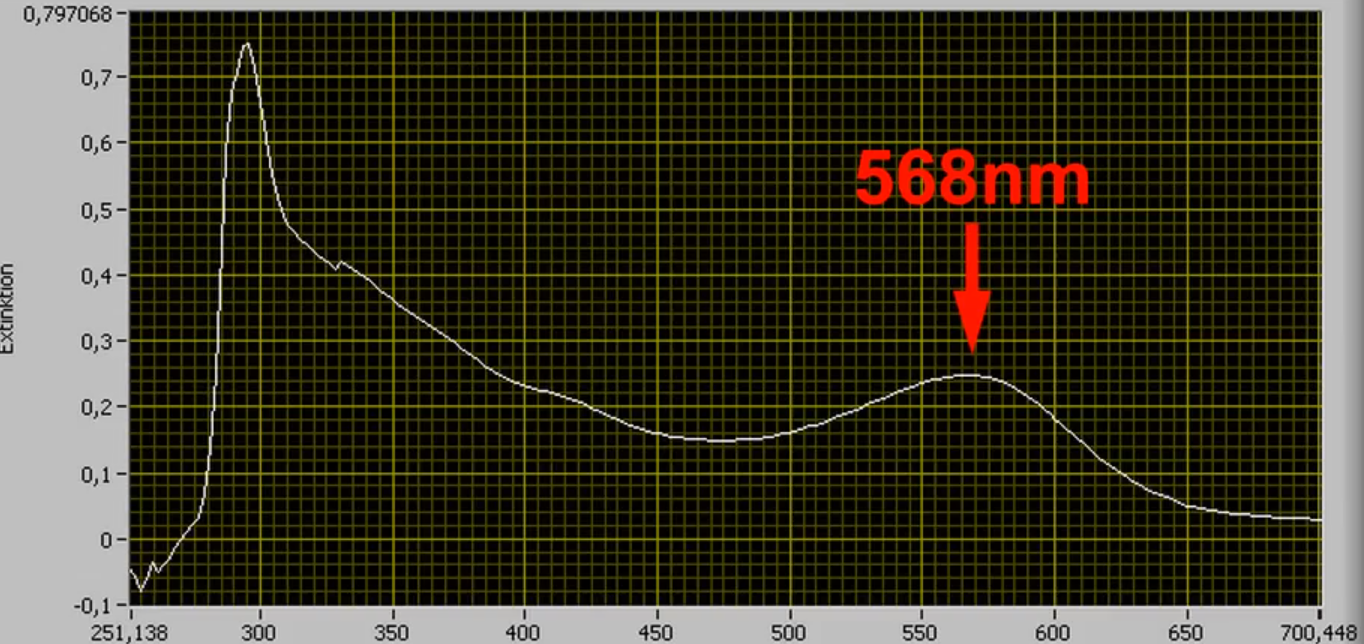
#> input picture Latex/Spektrum.png, 1364 x 644 px, found by its file name
$ python 'data export.py'
#> lines starting #> are read from the running program, lines starting #| are printed output that depends on the picture; after the words box and inside, x2 and y2 are one past the last pixel; in counts of white or black regions, pixels touching at a corner belong together
import cv2
import numpy as np
import matplotlib.pyplot as plt

# Bild laden
image_path = '/Spektrum.png'
image = cv2.imread(image_path)
#> image is the input picture: shape (644, 1364, 3); mean B, G, R 40.7, 56.4, 60

# Bild in Graustufen umwandeln
gray = cv2.cvtColor(image, cv2.COLOR_BGR2GRAY)
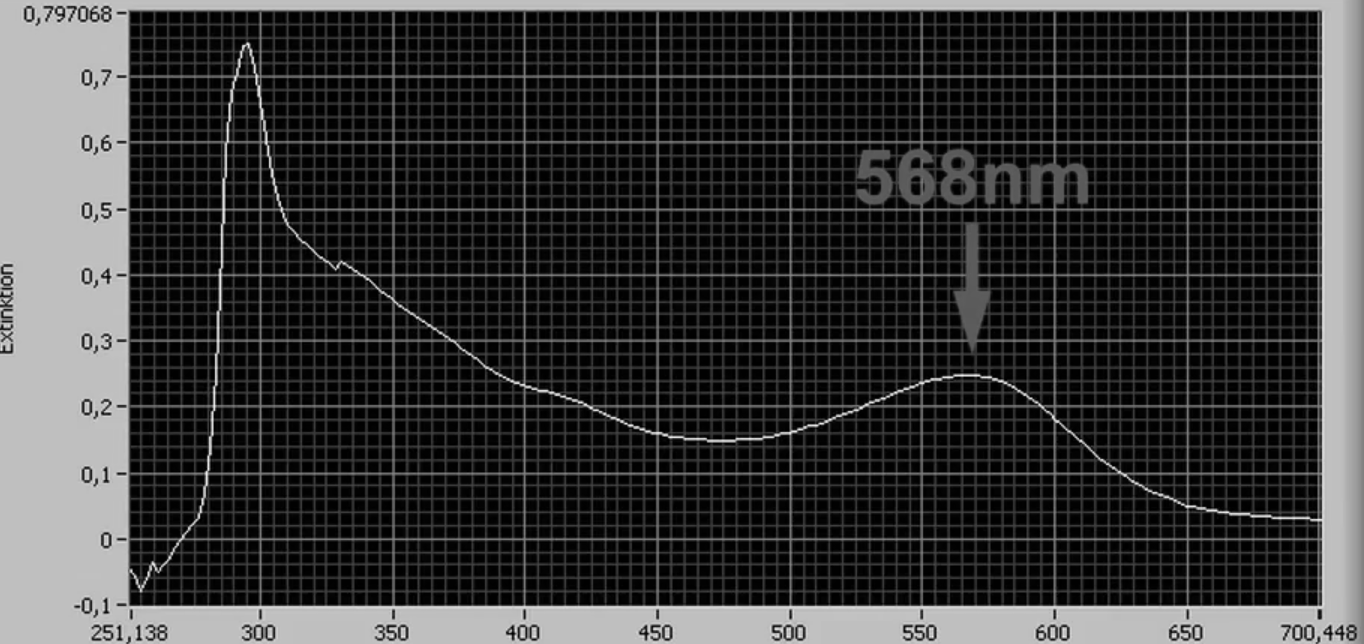
#> gray: shape (644, 1364); min 0, max 244, mean 55.7

# Kanten im Bild erkennen
edges = cv2.Canny(gray, 50, 150)
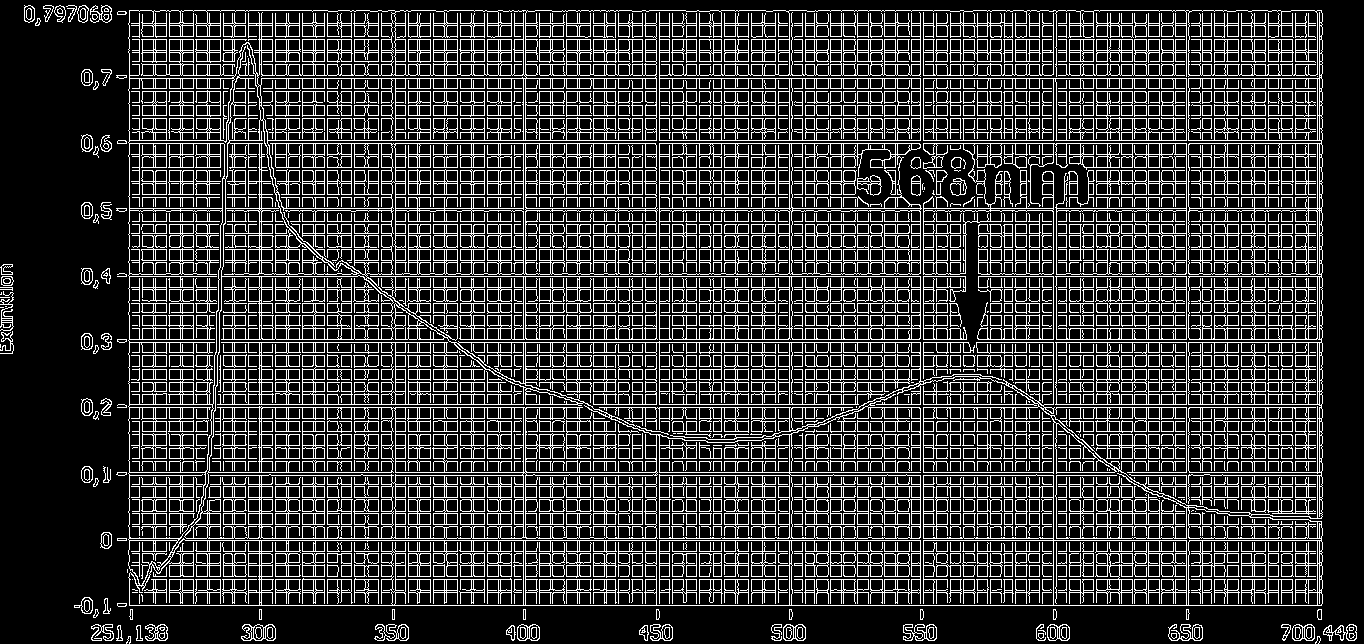
#> edges: shape (644, 1364); 20.9% white in thin lines or dots

# Konturen finden
contours, _ = cv2.findContours(edges, cv2.RETR_TREE, cv2.CHAIN_APPROX_SIMPLE)
#> contours = 5261 contours, 1493 with area under 20; largest, box (x1, y1, x2, y2) and area: (128, 10, 1323, 606) 709146, (267, 10, 1323, 519) 220121, (171, 178, 1322, 606) 51192, (659, 143, 922, 275) 33054, (208, 276, 657, 473) 17940

# Größte Kontur finden (das ist wahrscheinlich der Graph)
largest_contour = max(contours, key=cv2.contourArea)
#> largest_contour = contour of 726 points, box (x1, y1, x2, y2) (128, 10, 1323, 606), area 709146

# Bounding Box um die größte Kontur
x, y, w, h = cv2.boundingRect(largest_contour)
#> x = 128; y = 10; w = 1195; h = 596

# Bereich des Graphen extrahieren
graph_roi = gray[y:y+h, x:x+w]
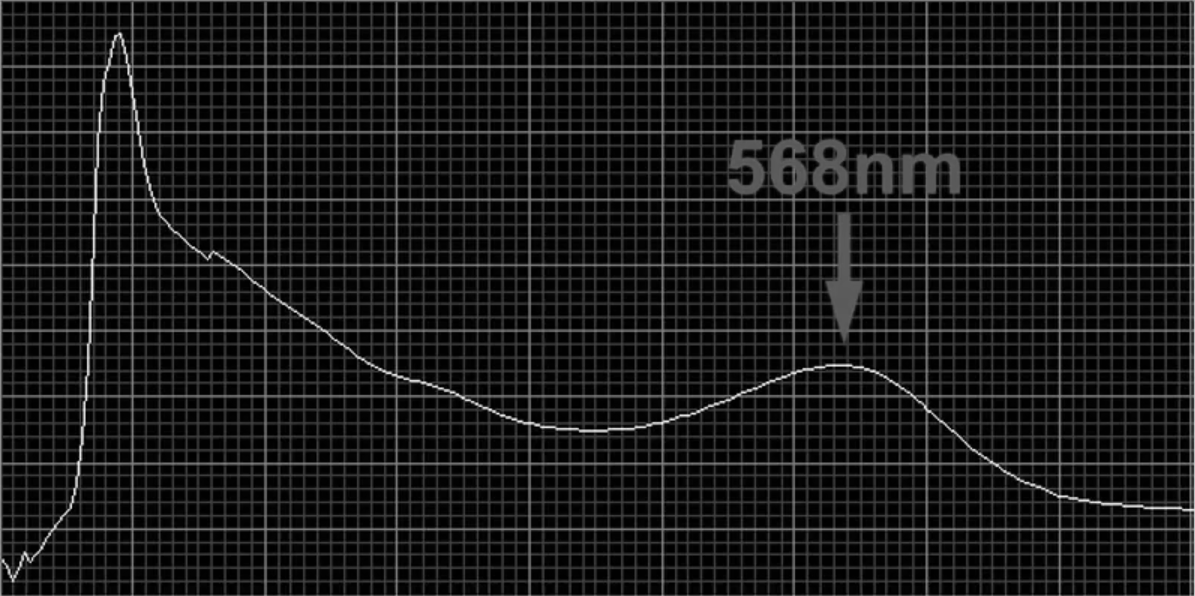
#> graph_roi: shape (596, 1195); min 0, max 244, mean 25.9

# Konturen im Bereich des Graphen finden
graph_contours, _ = cv2.findContours(graph_roi, cv2.RETR_TREE, cv2.CHAIN_APPROX_SIMPLE)
#> graph_contours = 3721 contours, 3397 with area under 20; largest, box (x1, y1, x2, y2) and area: (0, 0, 1195, 596) 710430, (41, 2, 53, 13) 82, (624, 531, 635, 541) 77, (1086, 555, 1097, 566) 76, (253, 399, 264, 409) 74

# Größte Kontur im Bereich des Graphen finden (das ist die Linie des Graphen)
graph_line_contour = max(graph_contours, key=cv2.contourArea)
#> graph_line_contour = [[0, 0], [0, 595], [1194, 595], [1194, 0]]

# Koordinaten der Punkte auf der Linie extrahieren
graph_points = graph_line_contour[:, 0, :]
#> graph_points = [[0, 0], [0, 595], [1194, 595], [1194, 0]]

# Plot der extrahierten Punkte
plt.figure(figsize=(10, 5))
plt.imshow(gray, cmap='gray')
plt.plot(graph_points[:, 0] + x, graph_points[:, 1] + y, color='red')
plt.title('Extracted Graph Line')
plt.show()
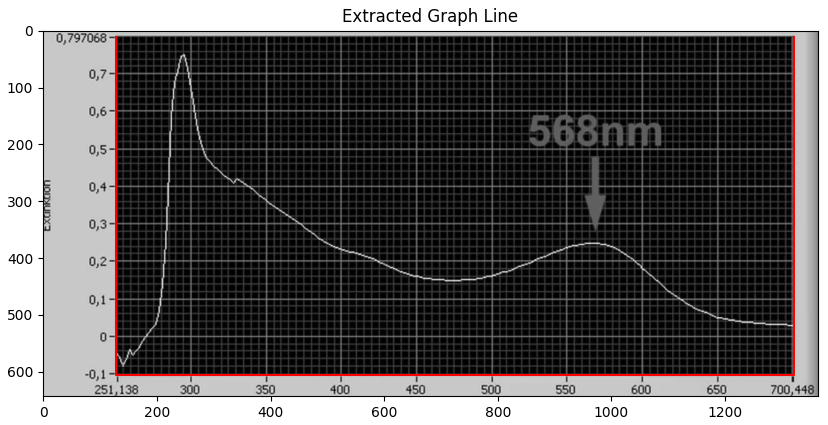
#> figure drawn by matplotlib, 1 panel

# Zurückgeben der extrahierten Punkte für die weitere Verarbeitung
graph_points, (x, y, w, h)

$ run again, with Latex/Data picture.JPG saved as Latex/Spektrum.png
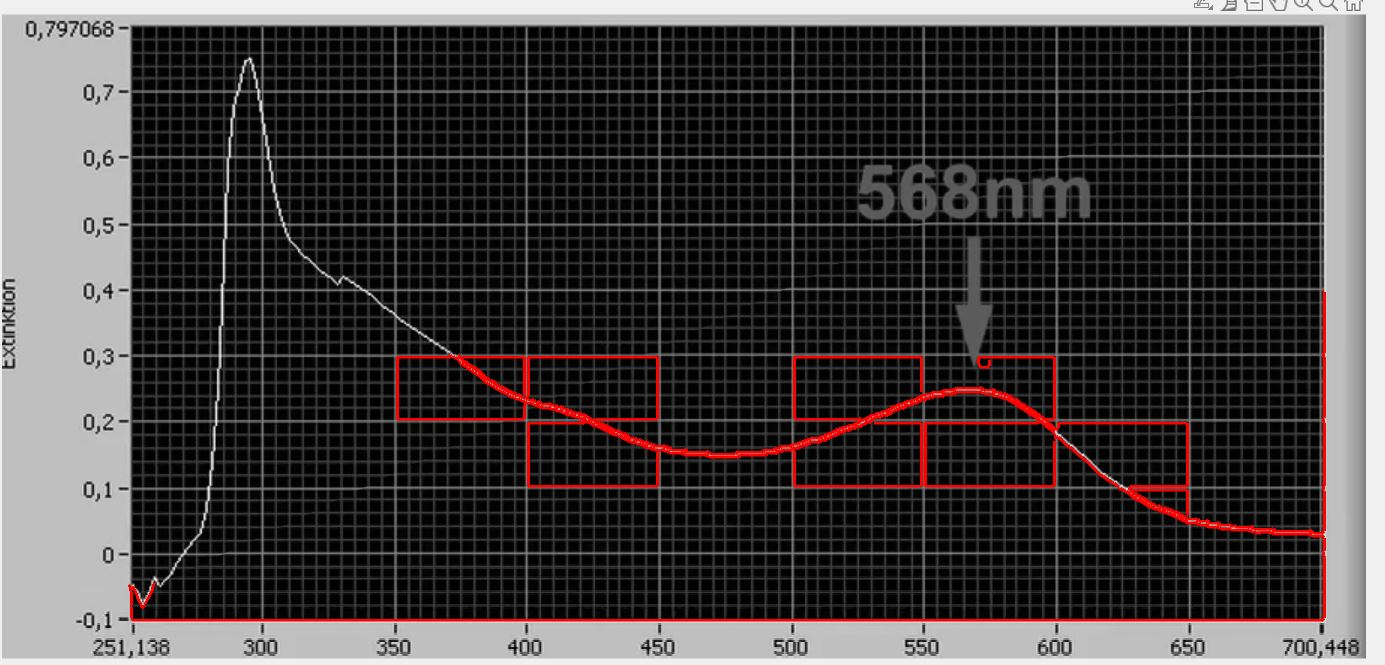
#> input picture Latex/Data picture.JPG, 1385 x 665 px, found by its file name
#> image is the input picture: shape (665, 1385, 3); mean B, G, R 63.1, 63.1, 67.3
#> `edges = cv2.Canny(gray, 50, 150)`:
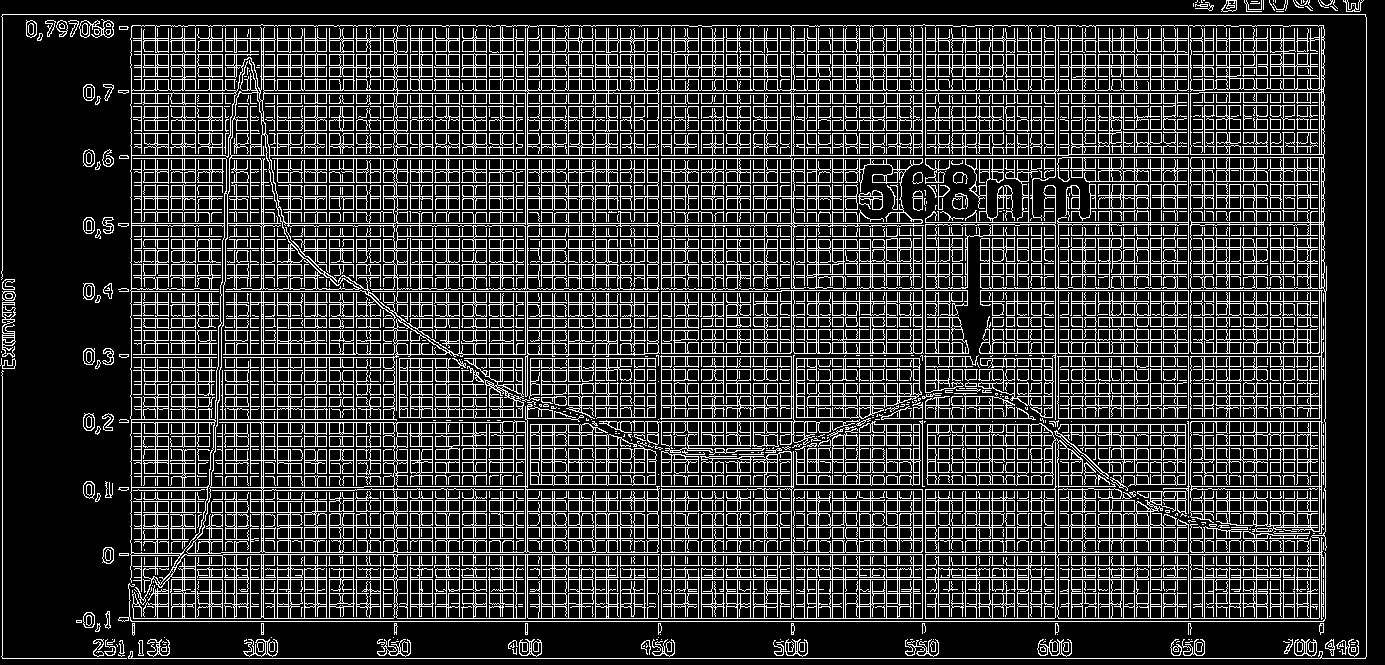
#> edges: shape (665, 1385); 20.8% white in thin lines or dots
#> contours = 5254 contours, 1922 with area under 20; largest, box (x1, y1, x2, y2) and area: (130, 24, 1327, 620) 287520, (660, 451, 923, 619) 34382, (1190, 290, 1324, 534) 26088, (660, 158, 924, 290) 17758, (925, 442, 1057, 619) 16514
#> largest_contour = contour of 6751 points, box (x1, y1, x2, y2) (130, 24, 1327, 620), area 287520
#> x = 130; y = 24; w = 1197; h = 596
#> graph_contours = 17525 contours, 16867 with area under 20; largest, box (x1, y1, x2, y2) and area: (0, 0, 1197, 596) 711620, (943, 3, 953, 13) 72, (267, 189, 278, 199) 66, (213, 373, 224, 382) 62, (491, 571, 501, 581) 61
#> graph_line_contour = [[0, 0], [0, 595], [1196, 595], [1196, 0]]
#> `plt.show()`:
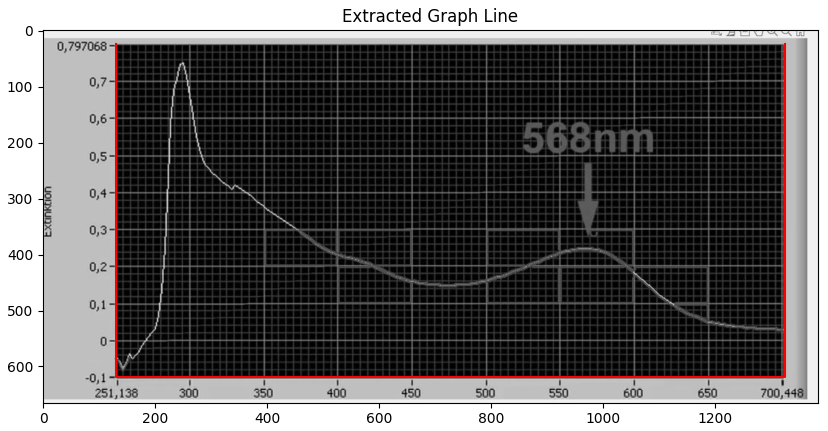
#> figure drawn by matplotlib, 1 panel
